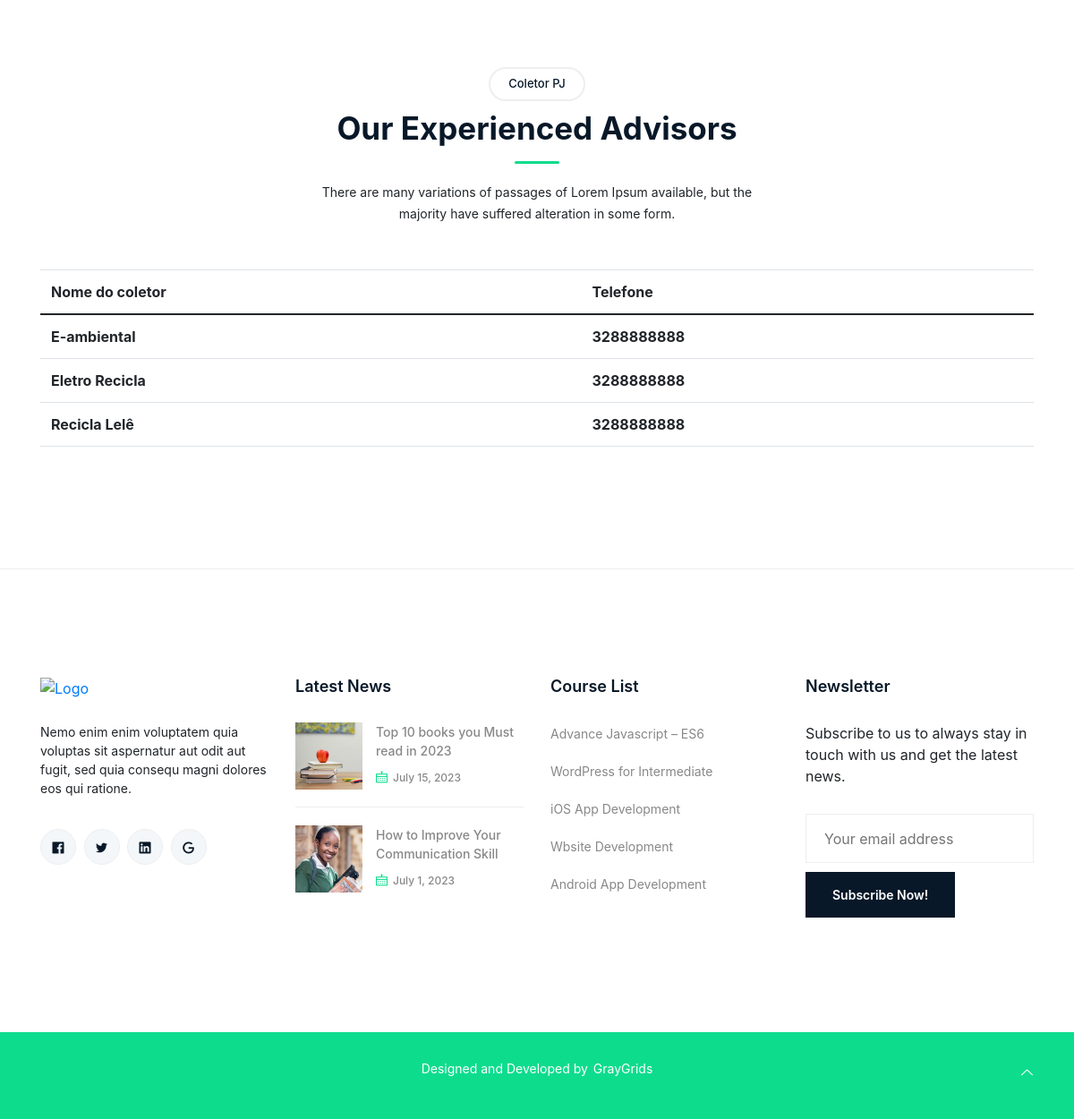
The app's page /coletor_pj/ (lower part), older data.
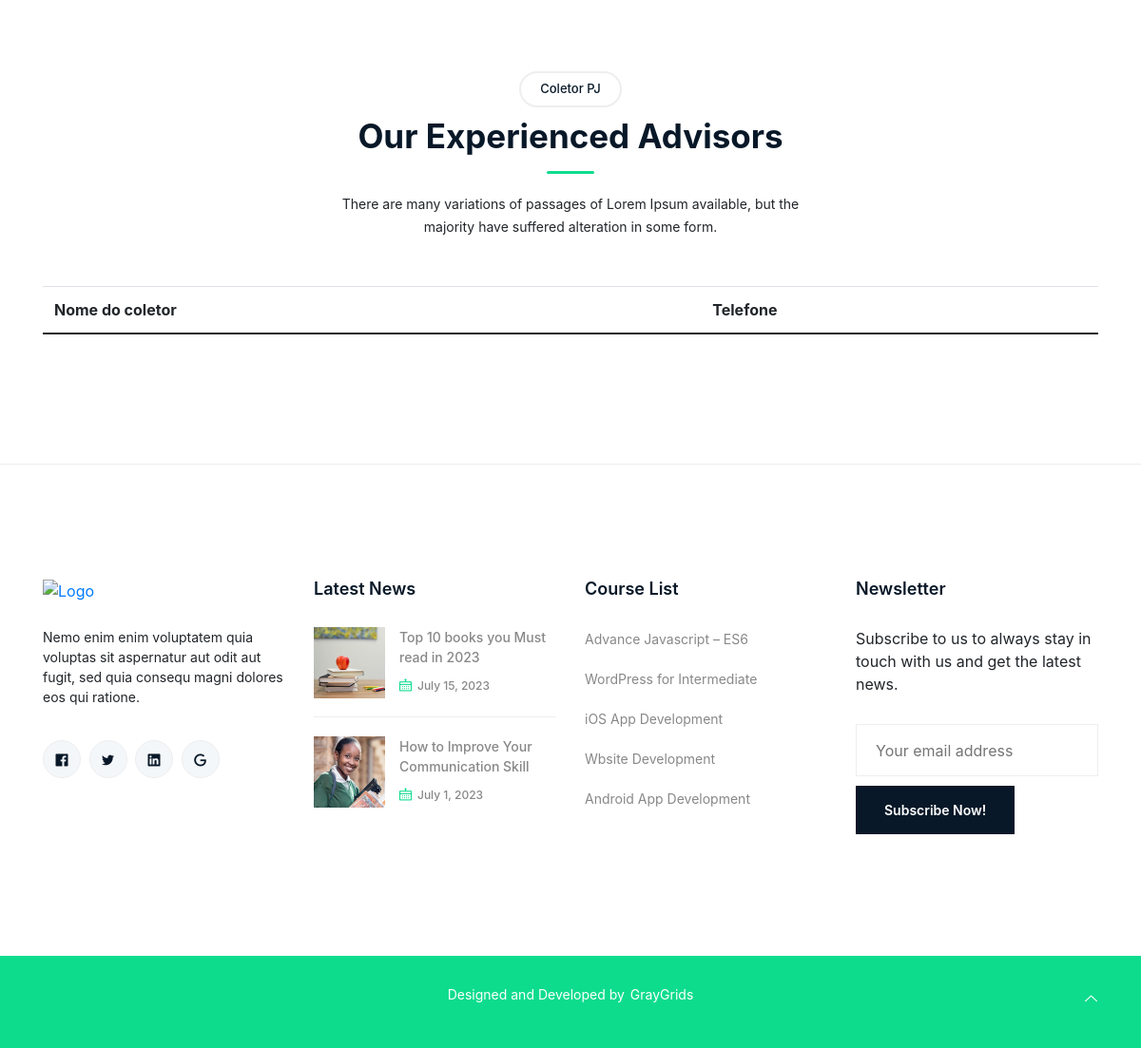
The same page, newer data.
### aplic/models.py (models this page shows, shortened)
class Coletor_Pj(models.Model):
    nome = models.CharField('Nome', max_length=100)
    telefone = models.CharField('Telefone', max_length=11)
    email = models.EmailField('E-mail')
    foto = StdImageField('Foto', null=True, blank=True, upload_to=get_file_path,variations={'thumb': {'width': 480, 'height': 480, 'crop': True}})
    facebook = models.CharField('Facebook', blank=True, max_length=200)
    linkedin = models.CharField('LinkedIn', blank=True, max_length=200)
    twitter = models.CharField('Twitter', blank=True, max_length=200)
    instagram = models.CharField('Instagram', blank=True, max_length=200)
    class Meta:
        abstract = False
        verbose_name = 'Coletor'
        verbose_name_plural = 'Coletores'

### aplic/views.py (the view)
# urls.py: path('coletor_pj/', ColetorPjView.as_view(), name='coletor_pj'),
class ColetorPjView(TemplateView):
    template_name = 'coletor_pj.html'
    paginate_by = 5
    def get_context_data(self, **kwargs):
        context = super(ColetorPjView, self).get_context_data(**kwargs)
        context['coletor_pj'] = Coletor_Pj.objects.order_by('nome').all()
        return context

### aplic/templates/coletor_pj.html (shortened to what this page needs)
{% extends 'index.html'  %}
{% load static %}
{% block content %}
    <section id="coletor_pj" class="coletor_pj section">
        <div class="container">
           <div class="row">
              <div class="col-12">
                 <div class="section-title align-center gray-bg">
                    <span>Coletor PJ</span>
                    <h2 class="wow fadeInUp" data-wow-delay=".4s" style="visibility: visible; animation-delay: 0.4s; animation-name: fadeInUp;">Our Experienced Advisors</h2>
                    <p class="wow fadeInUp" data-wow-delay=".6s" style="visibility: visible; animation-delay: 0.6s; animation-name: fadeInUp;">There are many variations of passages of Lorem
                       Ipsum available, but the majority have suffered alteration in some form.
                    </p>
                 </div>
              </div>
           </div>
           <table class="table">
                <thead>
                    <tr>
                        <th scope="col">Nome do coletor</th>
                        <th scope="col">Telefone</th>
                    </tr>
                </thead>
                <tbody>
                    {% for coletor in coletor_pj %}
                        <tr>
                            <th scope="row">{{ coletor.nome }}</th>
                            <th scope="row">{{ coletor.telefone }}</th>
                        </tr>
                    {% endfor %}
                </tbody>
            </table>
            {% include 'paginacao.html' %}
        </div>
    </section>
{% endblock %}

### aplic/templates/index.html (shortened to what this page needs)
{% extends 'base.html'  %}
{% load static %}

### aplic/templates/base.html (shortened to what this page needs)
<!DOCTYPE html>
<html class="no-js" lang="zxx">
<head>
    <link rel="stylesheet" href="static/css/bootstrap.min.css" />
    <link rel="stylesheet" href="static/css/LineIcons.2.0.css" />
    <link rel="stylesheet" href="static/css/animate.css" />
    <link rel="stylesheet" href="static/css/tiny-slider.css" />
    <link rel="stylesheet" href="static/css/glightbox.min.css" />
    <link rel="stylesheet" href="static/css/main.css" />
</head>
<body>
    {% block content %}{% endblock %}
    {% include 'footer.html' %}
    <a href="#" class="scroll-top btn-hover">
        <i class="lni lni-chevron-up"></i>
    </a>
</body>
</html>

### aplic/templates/toolbar.html (shortened to what this page needs)
{% load static %}

### aplic/templates/navbar.html (shortened to what this page needs)
{% load static %}

### aplic/templates/paginacao.html (shortened to what this page needs)
{% load bootstrap4 %}
{% bootstrap_css %}

### aplic/templates/footer.html
{% load static %}
    <footer class="footer">
        <div class="footer-middle">
            <div class="container">
                <div class="row">
                    <div class="col-lg-3 col-md-6 col-12">
                        <div class="f-about single-footer">
                            <div class="logo">
                                <a href="{% url 'index' %}"><img src="static/images/logo/logo.svg" alt="Logo"></a>
                            </div>
                            <p>Nemo enim enim voluptatem quia voluptas sit aspernatur aut odit aut fugit, sed quia
                                consequ magni dolores eos qui ratione.</p>
                            <div class="footer-social">
                                <ul>
                                    <li><a href="javascript:void(0)"><i class="lni lni-facebook-original"></i></a></li>
                                    <li><a href="javascript:void(0)"><i class="lni lni-twitter-original"></i></a></li>
                                    <li><a href="javascript:void(0)"><i class="lni lni-linkedin-original"></i></a></li>
                                    <li><a href="javascript:void(0)"><i class="lni lni-google"></i></a></li>
                                </ul>
                            </div>
                        </div>
                    </div>
                    <div class="col-lg-3 col-md-6 col-12">
                        <div class="single-footer sm-custom-border recent-blog">
                            <h3>Latest News</h3>
                            <ul>
                                <li>
                                    <a href="blog-single-sidebar.html"><img src="static/images/blog/footer-news1.jpg" alt="#">
                                        Top 10 books you Must read in 2023
                                    </a>
                                    <span class="date"><i class="lni lni-calendar"></i>July 15, 2023</span>
                                </li>
                                <li>
                                    <a href="blog-single-sidebar.html"><img src="static/images/blog/footer-news2.jpg" alt="#">
                                        How to Improve Your Communication Skill
                                    </a>
                                    <span class="date"><i class="lni lni-calendar"></i>July 1, 2023</span>
                                </li>
                            </ul>
                        </div>
                    </div>
                    <div class="col-lg-3 col-md-6 col-12">
                        <div class="single-footer sm-custom-border f-link">
                            <h3>Course List</h3>
                            <ul>
                                <li><a href="javascript:void(0)">Advance Javascript – ES6</a></li>
                                <li><a href="javascript:void(0)">WordPress for Intermediate</a></li>
                                <li><a href="javascript:void(0)">iOS App Development</a></li>
                                <li><a href="javascript:void(0)">Wbsite Development</a></li>
                                <li><a href="javascript:void(0)">Android App Development</a></li>
                            </ul>
                        </div>
                    </div>
                    <div class="col-lg-3 col-md-6 col-12">
                        <div class="single-footer footer-newsletter">
                            <h3>Newsletter</h3>
                            <p>Subscribe to us to always stay in touch with us and get the latest news.</p>
                            <form action="mail/mail.php" method="get" target="_blank" class="newsletter-form">
                                <input name="EMAIL" placeholder="Your email address" class="common-input"
                                    onfocus="this.placeholder = ''"
                                    onblur="this.placeholder = 'Your email address'" required="" type="email">
                                <div class="button">
                                    <button class="btn">Subscribe Now!</button>
                                </div>
                            </form>
                        </div>
                    </div>
                </div>
            </div>
        </div>
        <div class="footer-bottom">
            <div class="container">
                <div class="inner">
                    <div class="row">
                        <div class="col-12">
                            <div class="left">
                                <p>Designed and Developed by<a href="https://graygrids.com/" rel="nofollow"
                                        target="_blank">GrayGrids</a></p>
                            </div>
                        </div>
                    </div>
                </div>
            </div>
        </div>
    </footer>

Row changes from the older to the newer data that the page shows:
removed Coletor_Pj: nome "E-ambiental", telefone "3288888888"
removed Coletor_Pj: nome "Eletro Recicla", telefone "3288888888"
removed Coletor_Pj: nome "Recicla Lelê", telefone "3288888888"
